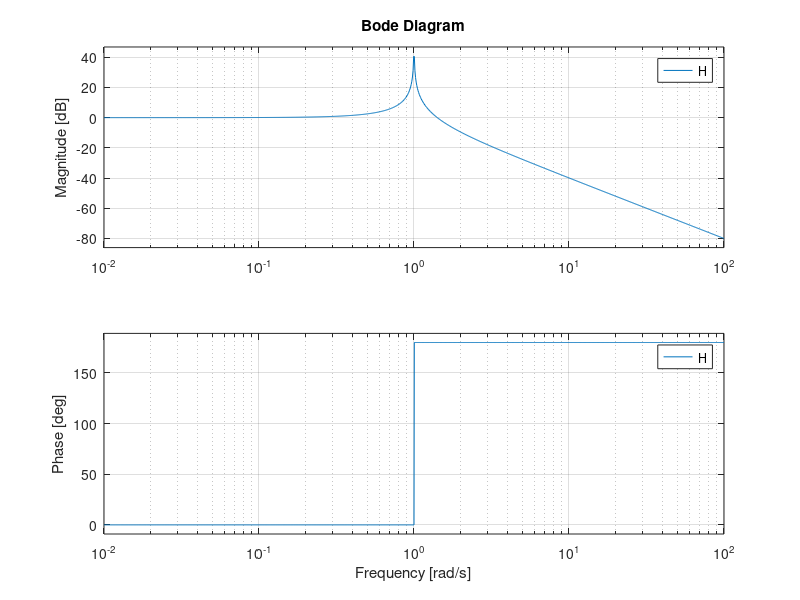

Reproduce this figure in MATLAB.
H = tf(1,[1. 0 1]) 

t = 0:0.01:20;
u = sin(2*t);
%%lsim(H,sin(2*t),2*t)
[mag,def] = bode(H,2)
%%bode(H)
mag2db(mag);

omega = logspace(-3,3,1e4);
bode(H)
db2mag(-60);














